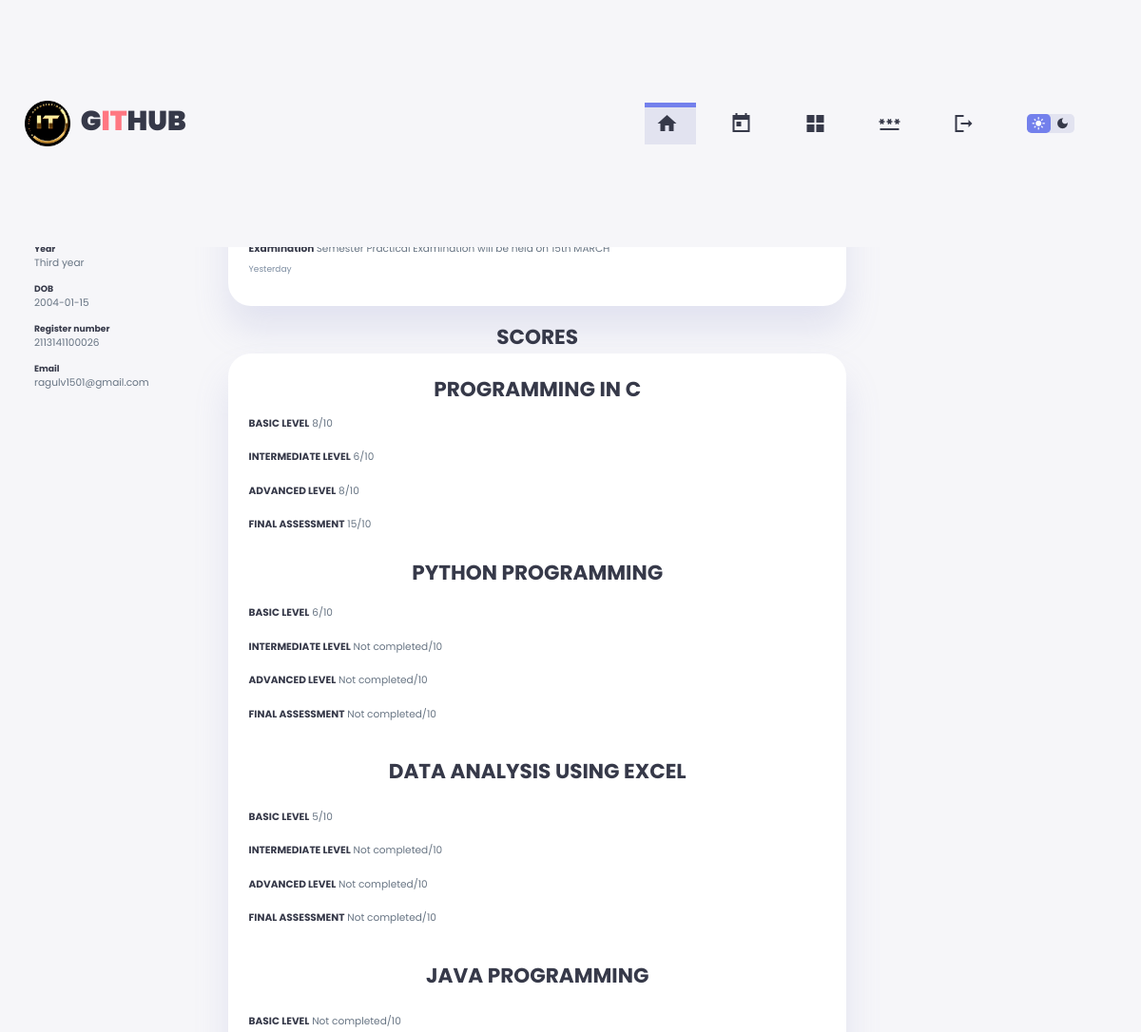
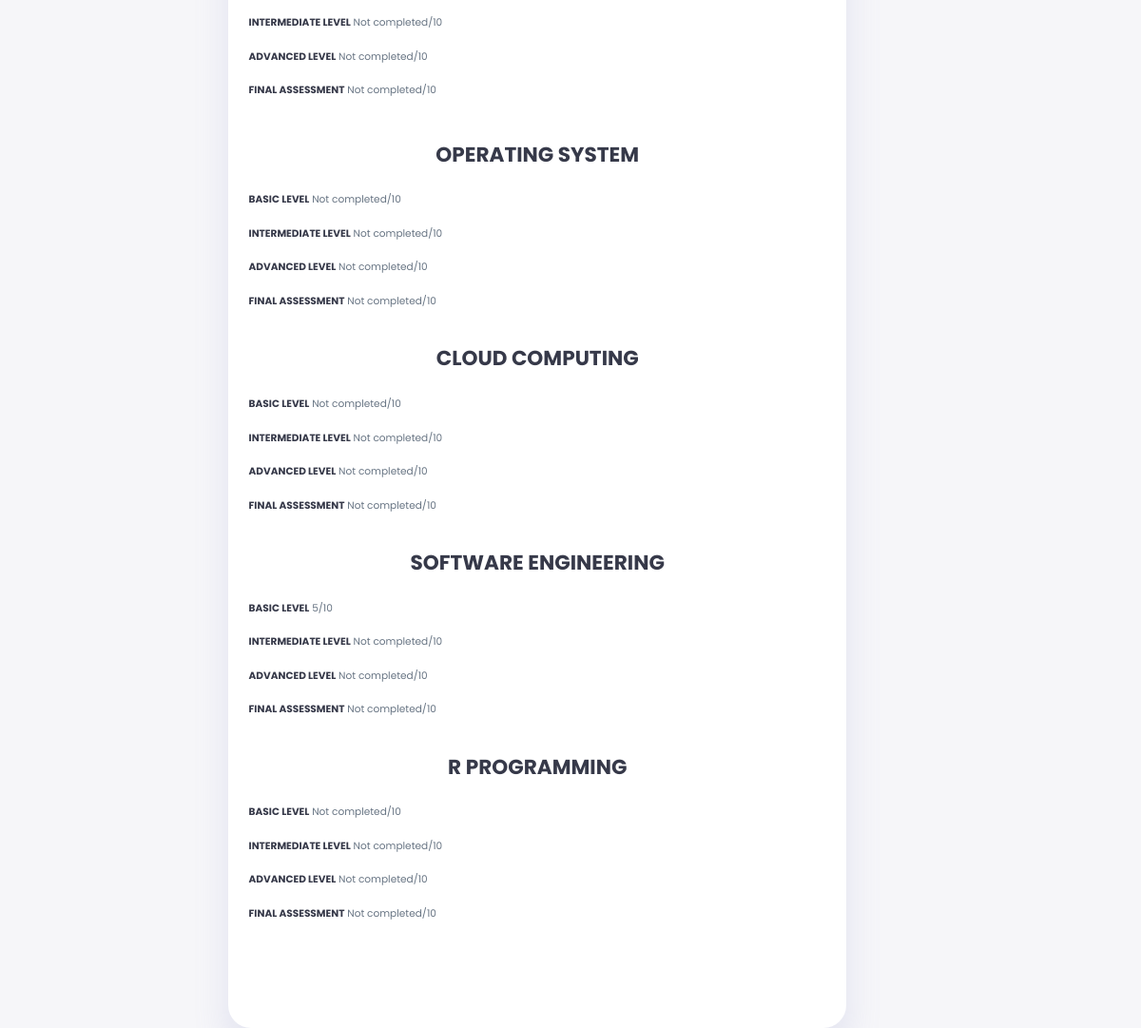
The page /index.php (signed in) on the database its author committed (2 pictures, top to bottom).
### tables this page shows
CREATE TABLE `login1` (
  `roll_no` int(5) NOT NULL,
  `register_no` bigint(15) NOT NULL,
  `name` varchar(50) NOT NULL,
  `year` char(30) NOT NULL,
  `dob` date NOT NULL,
  `email` varchar(50) NOT NULL,
  `password` varchar(50) NOT NULL
);

CREATE TABLE `scores` (
  `email` varchar(50) NOT NULL,
  `c_basic` int(10) DEFAULT NULL,
  `c_inter` int(10) DEFAULT NULL,
  `c_adv` int(10) DEFAULT NULL,
  `c_final` int(10) DEFAULT NULL,
  `py_basic` int(10) DEFAULT NULL,
  `py_inter` int(10) DEFAULT NULL,
  `py_adv` int(10) DEFAULT NULL,
  `py_final` int(10) DEFAULT NULL,
  `ex_basic` int(10) DEFAULT NULL,
  `ex_inter` int(10) DEFAULT NULL,
  `ex_adv` int(10) DEFAULT NULL,
  `ex_final` int(10) DEFAULT NULL,
  `java_basic` int(10) DEFAULT NULL,
  `java_inter` int(10) DEFAULT NULL,
  `java_adv` int(10) DEFAULT NULL,
  `java_final` int(10) DEFAULT NULL,
  `os_basic` int(10) DEFAULT NULL,
  `os_inter` int(10) DEFAULT NULL,
  `os_adv` int(10) DEFAULT NULL,
  `os_final` int(10) DEFAULT NULL,
  `cc_basic` int(10) DEFAULT NULL,
  `cc_inter` int(10) DEFAULT NULL,
  `cc_adv` int(10) DEFAULT NULL,
  `cc_final` int(10) DEFAULT NULL,
  `se_basic` int(10) DEFAULT NULL,
  `se_inter` int(10) DEFAULT NULL,
  `se_adv` int(10) DEFAULT NULL,
  `se_final` int(10) DEFAULT NULL,
  `r_basic` int(10) DEFAULT NULL,
  `r_inter` int(10) DEFAULT NULL,
  `r_adv` int(10) DEFAULT NULL,
  `r_final` int(10) DEFAULT NULL
);

### index.php (the view, shortened to what this page needs)
<?php
include("db.php");
?>
<?php
$email = $_SESSION['email'];
$email = $con->real_escape_string($email);
$sql = "select * from login1 where email = ('$email') ";
$result = $con -> query($sql);
if ($result->num_rows > 0) {
    $row = $result->fetch_assoc();
    $name = $row["name"];
    $email = $row["email"];
    $roll_no = $row["roll_no"];
    $register_no = $row["register_no"];
    $dob = $row["dob"];
    $year = $row["year"];
}else {
    $name = $email  = "User not found";
}
$sql1 = "select * from scores where email = ('$email')";
$score = $con -> query($sql1);
if ($score->num_rows > 0){
    $scorerow = $score->fetch_assoc();
    $c_basic = ($scorerow['c_basic'] === NULL) ? "Not completed" : $scorerow['c_basic'];
    $c_inter = ($scorerow['c_inter'] === NULL) ? "Not completed" : $scorerow['c_inter'];
    $c_adv = ($scorerow['c_adv'] === NULL) ? "Not completed" : $scorerow['c_adv'];
    $c_final = ($scorerow['c_final'] === NULL) ? "Not completed" : $scorerow['c_final'];
    $py_basic = ($scorerow['py_basic'] === NULL) ? "Not completed" : $scorerow['py_basic'];
    $py_inter = ($scorerow['py_inter'] === NULL) ? "Not completed" : $scorerow['py_inter'];
    $py_adv = ($scorerow['py_adv'] === NULL) ? "Not completed" : $scorerow['py_adv'];
    $py_final = ($scorerow['py_final'] === NULL) ? "Not completed" : $scorerow['py_final'];
    $ex_basic = ($scorerow['ex_basic'] === NULL) ? "Not completed" : $scorerow['ex_basic'];
    $ex_inter = ($scorerow['ex_inter'] === NULL) ? "Not completed" : $scorerow['ex_inter'];
    $ex_adv = ($scorerow['ex_adv'] === NULL) ? "Not completed" : $scorerow['ex_adv'];
    $ex_final = ($scorerow['ex_final'] === NULL) ? "Not completed" : $scorerow['ex_final'];
    $java_basic = ($scorerow['java_basic'] === NULL) ? "Not completed" : $scorerow['java_basic'];
    $java_inter = ($scorerow['java_inter'] === NULL) ? "Not completed" : $scorerow['java_inter'];
    $java_adv = ($scorerow['java_adv'] === NULL) ? "Not completed" : $scorerow['java_adv'];
    $java_final = ($scorerow['java_final'] === NULL) ? "Not completed" : $scorerow['java_final'];
    $os_basic = ($scorerow['os_basic'] === NULL) ? "Not completed" : $scorerow['os_basic'];
    $os_inter = ($scorerow['os_inter'] === NULL) ? "Not completed" : $scorerow['os_inter'];
    $os_adv = ($scorerow['os_adv'] === NULL) ? "Not completed" : $scorerow['os_adv'];
    $os_final = ($scorerow['os_final'] === NULL) ? "Not completed" : $scorerow['os_final'];
    $cc_basic = ($scorerow['cc_basic'] === NULL) ? "Not completed" : $scorerow['cc_basic'];
    $cc_inter = ($scorerow['cc_inter'] === NULL) ? "Not completed" : $scorerow['cc_inter'];
    $cc_adv = ($scorerow['cc_adv'] === NULL) ? "Not completed" : $scorerow['cc_adv'];
    $cc_final = ($scorerow['cc_final'] === NULL) ? "Not completed" : $scorerow['cc_final'];
    $se_basic = ($scorerow['se_basic'] === NULL) ? "Not completed" : $scorerow['se_basic'];
    $se_inter = ($scorerow['se_inter'] === NULL) ? "Not completed" : $scorerow['se_inter'];
    $se_adv = ($scorerow['se_adv'] === NULL) ? "Not completed" : $scorerow['se_adv'];
    $se_final = ($scorerow['se_final'] === NULL) ? "Not completed" : $scorerow['se_final'];
    $r_basic = ($scorerow['r_basic'] === NULL) ? "Not completed" : $scorerow['r_basic'];
    $r_inter = ($scorerow['r_inter'] === NULL) ? "Not completed" : $scorerow['r_inter'];
    $r_adv = ($scorerow['r_adv'] === NULL) ? "Not completed" : $scorerow['r_adv'];
    $r_final = ($scorerow['r_final'] === NULL) ? "Not completed" : $scorerow['r_final'];
}
?>
<!DOCTYPE html>
<html lang="en">
<head>
    <link rel="stylesheet" href="index.css">
</head>
<body>
    <header>
        <div class="logo" title="GNC Management System">
            <img src="./images/logo.png" alt="">
            <h1>G<span class="danger">IT</span>HUB</h1>
        </div>
        <div class="navbar">
            <a href="index.php" class="active">
                <span class="material-icons-sharp">home</span>
            </a>
            <a href="timetable.php" onclick="timeTableAll()">
                <span class="material-icons-sharp">today</span>
            </a>
            <a href="exam.php">
                <span class="material-icons-sharp">grid_view</span>
            </a>
            <a href="password.php">
                <span class="material-icons-sharp">password</span>
            </a>
            <a href="logout.php">
                <span class="material-icons-sharp" onclick="">logout</span>
            </a>
        </div>
        <div class="theme-toggler">
            <span class="material-icons-sharp active">light_mode</span>
            <span class="material-icons-sharp">dark_mode</span>
        </div>
    </header>
    <div class="container">
        <aside>
            <div class="profile">
                <div class="top">
                    <div class="profile-photo">
                    </div>
                    <div class="info">
                        <h3>Hey, <b><?php echo $name; ?></b></h3>
                        <small class="text-muted"><?php echo $roll_no?></small>
                    </div>
                </div>
                <div class="about">
                <h5>Course</h5>
                    <p>B.Sc Information Technology</p>
                    <h5>Year</h5>
                    <p><?php echo $year ?></p>
                    <h5>DOB</h5>
                    <p><?php echo $dob; ?></p>
                    <h5>Register number</h5>
                    <p><?php echo $register_no; ?></p>
                    <h5>Email</h5>
                    <p><?php echo $email; ?></p>
                </div>
            </div>
        </aside>
        <div class="right">
            <div class="announcements">
                <h2><center>ANNOUNCEMENTS</center></h2>
                <div class="updates">
                    <div class="message">
                        <p> <b>INDUSTRIAL VISIT</b> Join us for an unforgettable IV trip to Kerala on MARCH 20 – adventure awaits!!</p>
                        <small class="text-muted">2 Minutes Ago</small>
                    </div>
                    <div class="message">
                        <p> <b>PLACEMENT </b> INOR Groups Placement drive is set to happen on March 5  in Guru Ramdass Hall.</p>
                        <small class="text-muted">10 Minutes Ago</small>
                    </div>
                    <div class="message">
                        <p> <b>Examination </b> Semester Practical Examination will be held on 15th MARCH</p>
                        <small class="text-muted">Yesterday</small>
                    </div>
                </div>
                <br>
                <div class="announcements">
                <h2><center>SCORES</center></h2>
                <div class="updates">
                    <h2><center>PROGRAMMING IN C</center></h2>
                    <div class="message">
                        <p> <b>BASIC LEVEL</b>       <?php echo $c_basic?>/10</p>
                    </div>
                    <div class="message">
                        <p> <b>INTERMEDIATE LEVEL</b>       <?php echo $c_inter?>/10</p>
                    </div>
                    <div class="message">
                        <p> <b>ADVANCED LEVEL</b>       <?php echo $c_adv?>/10</p>
                    </div>
                    <div class="message">
                        <p> <b>FINAL ASSESSMENT</b>       <?php echo $c_final?>/10</p>
                    </div>
                    <br>
                    <h2><center>PYTHON PROGRAMMING </center></h2>
                    <div class="message">
                    <div class="message">
                        <p> <b>BASIC LEVEL</b>       <?php echo $py_basic?>/10</p>
                    </div>
                    <div class="message">
                        <p> <b>INTERMEDIATE LEVEL</b>       <?php echo $py_inter?>/10</p>
                    </div>
                    <div class="message">
                        <p> <b>ADVANCED LEVEL</b>       <?php echo $py_adv?>/10</p>
                    </div>
                    <div class="message">
                        <p> <b>FINAL ASSESSMENT</b>       <?php echo $py_final?>/10</p>
                    </div>
                    <br>
                    <h2><center>DATA ANALYSIS USING EXCEL</center></h2>
                    <div class="message">
                    <div class="message">
                        <p> <b>BASIC LEVEL</b>       <?php echo $ex_basic?>/10</p>
                    </div>
                    <div class="message">
                        <p> <b>INTERMEDIATE LEVEL</b>       <?php echo $ex_inter?>/10</p>
                    </div>
                    <div class="message">
                        <p> <b>ADVANCED LEVEL</b>       <?php echo $ex_adv?>/10</p>
                    </div>
                    <div class="message">
                        <p> <b>FINAL ASSESSMENT</b>       <?php echo $ex_final?>/10</p>
                    </div>
                    <br>
                    <h2><center>JAVA PROGRAMMING </center></h2>
                    <div class="message">
                    <div class="message">
                        <p> <b>BASIC LEVEL</b>       <?php echo $java_basic?>/10</p>
                    </div>
                    <div class="message">
                        <p> <b>INTERMEDIATE LEVEL</b>       <?php echo $java_inter?>/10</p>
                    </div>
                    <div class="message">
                        <p> <b>ADVANCED LEVEL</b>       <?php echo $java_adv?>/10</p>
                    </div>
                    <div class="message">
                        <p> <b>FINAL ASSESSMENT</b>       <?php echo $java_final?>/10</p>
                    </div>
                    <br>
                </div>
                <h2><center>OPERATING SYSTEM </center></h2>
                    <div class="message">
                    <div class="message">
                        <p> <b>BASIC LEVEL</b>       <?php echo $os_basic?>/10</p>
                    </div>
                    <div class="message">
                        <p> <b>INTERMEDIATE LEVEL</b>       <?php echo $os_inter?>/10</p>
                    </div>
                    <div class="message">
                        <p> <b>ADVANCED LEVEL</b>       <?php echo $os_adv?>/10</p>
                    </div>
                    <div class="message">
                        <p> <b>FINAL ASSESSMENT</b>       <?php echo $os_final?>/10</p>
                    </div>
                    <br>
                    <h2><center>CLOUD COMPUTING </center></h2>
                    <div class="message">
                    <div class="message">
                        <p> <b>BASIC LEVEL</b>       <?php echo $cc_basic?>/10</p>
                    </div>
                    <div class="message">
                        <p> <b>INTERMEDIATE LEVEL</b>       <?php echo $cc_inter?>/10</p>
                    </div>
                    <div class="message">
                        <p> <b>ADVANCED LEVEL</b>       <?php echo $cc_adv?>/10</p>
                    </div>
                    <div class="message">
                        <p> <b>FINAL ASSESSMENT</b>       <?php echo $cc_final?>/10</p>
                    </div>
                    <br>
                    <h2><center>SOFTWARE ENGINEERING </center></h2>
                    <div class="message">
                    <div class="message">
                        <p> <b>BASIC LEVEL</b>       <?php echo $se_basic?>/10</p>
                    </div>
                    <div class="message">
                        <p> <b>INTERMEDIATE LEVEL</b>       <?php echo $se_inter?>/10</p>
                    </div>
                    <div class="message">
                        <p> <b>ADVANCED LEVEL</b>       <?php echo $se_adv?>/10</p>
                    </div>
                    <div class="message">
                        <p> <b>FINAL ASSESSMENT</b>       <?php echo $se_final?>/10</p>
                    </div>
                    <br>
                    <h2><center>R PROGRAMMING </center></h2>
                    <div class="message">
                    <div class="message">
                        <p> <b>BASIC LEVEL</b>       <?php echo $r_basic?>/10</p>
                    </div>
                    <div class="message">
                        <p> <b>INTERMEDIATE LEVEL</b>       <?php echo $r_inter?>/10</p>
                    </div>
                    <div class="message">
                        <p> <b>ADVANCED LEVEL</b>       <?php echo $r_adv?>/10</p>
                    </div>
                    <div class="message">
                        <p> <b>FINAL ASSESSMENT</b>       <?php echo $r_final?>/10</p>
                    </div>
                    <br>
            </div>
</body>
</html>

### rows shown on the page
login1: year "Third year", dob "2004-01-15", register_no "2113141100026", email "ragulv1501@gmail.com"
scores: c_basic "8", c_inter "6", c_adv "8", c_final "15", py_basic "6", py_inter "Not completed", py_adv "Not completed", py_final "Not completed", ex_basic "5", ex_inter "Not completed", ex_adv "Not completed", ex_final "Not completed", java_basic "Not completed", java_inter "Not completed", java_adv "Not completed", java_final "Not completed", os_basic "Not completed", os_inter "Not completed", os_adv "Not completed", os_final "Not completed", cc_basic "Not completed", cc_inter "Not completed", cc_adv "Not completed", cc_final "Not completed", se_basic "5", se_inter "Not completed", se_adv "Not completed", se_final "Not completed", r_basic "Not completed", r_inter "Not completed", r_adv "Not completed", r_final "Not completed"
